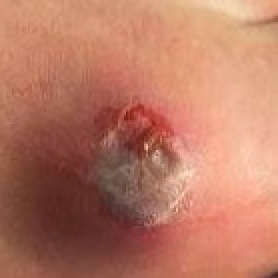
#> input picture backend/uploads/1/1/05411c37cb5c_raw.png, 139 x 139 px (shown 2 times larger)
$ python -i image_processing.py   (imports and definitions only)
#> lines starting #> are read from the running program, lines starting #| are printed output that depends on the picture
"""
Preprocessing service for wound images.
Handles: resize, filtering, and color space conversion as specified in PRD Section 5.
"""
import cv2
import numpy as np
from typing import Literal


def load_image(file_path: str) -> np.ndarray:
    """Load an image from disk as BGR numpy array."""
#> called with file_path = '../../uploads/1/1/05411c37cb5c_raw.png'
    img = cv2.imread(file_path)
#> img is the input picture: shape (139, 139, 3); mean B, G, R 99.4, 121.1, 185.4
    if img is None:
        raise FileNotFoundError(f"Tidak dapat membaca gambar: {file_path}")
    return img


def resize_image(img: np.ndarray, size: int = 512) -> np.ndarray:
    """Resize image to size x size pixels."""
#> called with size = 512
    return cv2.resize(img, (size, size), interpolation=cv2.INTER_AREA)


def apply_filter(img: np.ndarray, filter_type: Literal["median", "gaussian", "none"] = "median") -> np.ndarray:
    """Apply noise reduction filter."""
#> called with filter_type = 'median'
    if filter_type == "median":
        return cv2.medianBlur(img, 5)
    elif filter_type == "gaussian":
        return cv2.GaussianBlur(img, (5, 5), 0)
    else:
        return img


def convert_color_space(img: np.ndarray, color_space: Literal["grayscale", "hsv"] = "grayscale") -> np.ndarray:
    """
    Convert BGR image to target color space for FCM input.
    Returns a 2D array (grayscale intensity) or 3D array (HSV channels).
    """
#> called with color_space = 'grayscale'
    if color_space == "grayscale":
        return cv2.cvtColor(img, cv2.COLOR_BGR2GRAY)
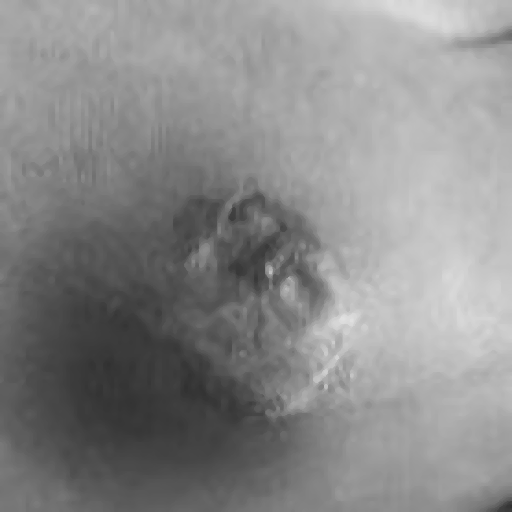
#> returned value: shape (512, 512); min 48, max 225, mean 137.8
    elif color_space == "hsv":
        return cv2.cvtColor(img, cv2.COLOR_BGR2HSV)
    else:
        return img


def preprocess_pipeline(
    file_path: str,
    resize: int = 512,
    filter_type: str = "median",
    color_space: str = "grayscale",
) -> tuple[np.ndarray, np.ndarray]:
    """
    Full preprocessing pipeline as described in PRD Section 5:
    Load → Resize 512×512 → Filter → Color Convert.

    Returns:
        (original_resized_bgr, preprocessed_for_fcm)
    """
    img = load_image(file_path)
    img_resized = resize_image(img, resize)
    img_filtered = apply_filter(img_resized, filter_type)
    img_converted = convert_color_space(img_filtered, color_space)
    return img_resized, img_converted

>>> result = preprocess_pipeline('../../uploads/1/1/05411c37cb5c_raw.png')

$ run again, on backend/uploads/1/1/887bf2a3ccfc_raw.png
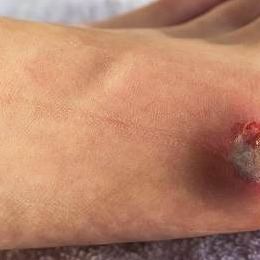
#> input picture backend/uploads/1/1/887bf2a3ccfc_raw.png, 260 x 260 px
#> in load_image, img is the input picture: shape (260, 260, 3); mean B, G, R 104.9, 130.6, 181.9
#> in convert_color_space, `return cv2.cvtColor(img, cv2.COLOR_BGR2GRAY)`:
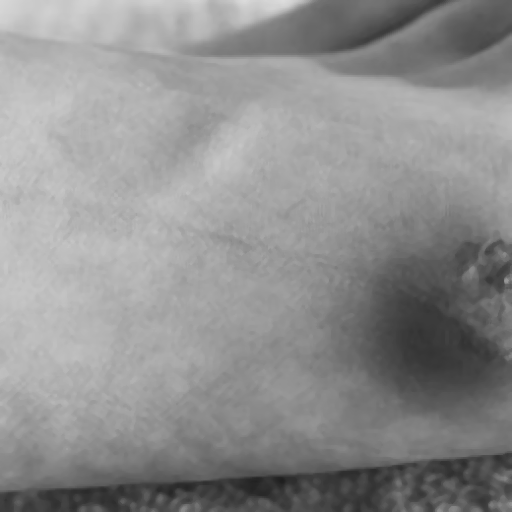
#> returned value: shape (512, 512); min 30, max 221, mean 142.9
